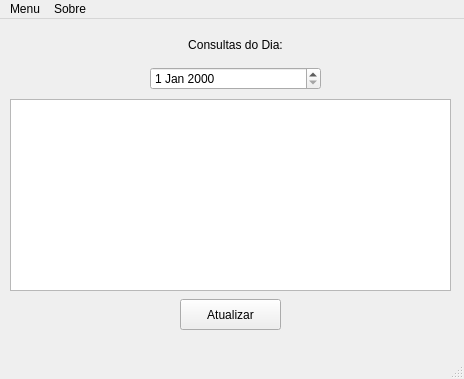
<?xml version="1.0" encoding="UTF-8"?>
<ui version="4.0">
 <class>Menu</class>
 <widget class="QMainWindow" name="Menu">
  <property name="geometry">
   <rect>
    <x>0</x>
    <y>0</y>
    <width>464</width>
    <height>379</height>
   </rect>
  </property>
  <property name="windowTitle">
   <string>Menu</string>
  </property>
  <widget class="QWidget" name="centralwidget">
   <widget class="QWidget" name="verticalLayoutWidget">
    <property name="geometry">
     <rect>
      <x>150</x>
      <y>10</y>
      <width>171</width>
      <height>61</height>
     </rect>
    </property>
    <layout class="QVBoxLayout" name="verticalLayout">
     <item>
      <widget class="QLabel" name="label">
       <property name="text">
        <string>Consultas do Dia:</string>
       </property>
       <property name="alignment">
        <set>Qt::AlignmentFlag::AlignCenter</set>
       </property>
      </widget>
     </item>
     <item>
      <widget class="QDateEdit" name="dataconsultas"/>
     </item>
    </layout>
   </widget>
   <widget class="QListWidget" name="listaconsultas">
    <property name="geometry">
     <rect>
      <x>10</x>
      <y>80</y>
      <width>441</width>
      <height>192</height>
     </rect>
    </property>
   </widget>
   <widget class="QPushButton" name="pushButton">
    <property name="geometry">
     <rect>
      <x>180</x>
      <y>280</y>
      <width>101</width>
      <height>31</height>
     </rect>
    </property>
    <property name="text">
     <string>Atualizar</string>
    </property>
   </widget>
  </widget>
  <widget class="QMenuBar" name="menubar">
   <property name="geometry">
    <rect>
     <x>0</x>
     <y>0</y>
     <width>464</width>
     <height>26</height>
    </rect>
   </property>
   <widget class="QMenu" name="menuMenu">
    <property name="title">
     <string>Menu</string>
    </property>
    <addaction name="actionFuncion_rios"/>
    <addaction name="actionPacientes"/>
    <addaction name="separator"/>
    <addaction name="actionRem_dios"/>
    <addaction name="action_consultas"/>
    <addaction name="separator"/>
    <addaction name="actionReceitas"/>
   </widget>
   <widget class="QMenu" name="menuSobre">
    <property name="title">
     <string>Sobre</string>
    </property>
    <addaction name="actionDesenvolvedor"/>
    <addaction name="actionVers_o"/>
   </widget>
   <addaction name="menuMenu"/>
   <addaction name="menuSobre"/>
  </widget>
  <widget class="QStatusBar" name="statusbar"/>
  <action name="actionFuncion_rios">
   <property name="text">
    <string>Funcionários</string>
   </property>
  </action>
  <action name="actionPacientes">
   <property name="text">
    <string>Pacientes</string>
   </property>
  </action>
  <action name="actionRem_dios">
   <property name="text">
    <string>Remédios</string>
   </property>
  </action>
  <action name="action_consultas">
   <property name="text">
    <string>Consultas</string>
   </property>
  </action>
  <action name="actionReceitas">
   <property name="text">
    <string>Receitas</string>
   </property>
  </action>
  <action name="actionDesenvolvedor">
   <property name="text">
    <string>Desenvolvedor</string>
   </property>
  </action>
  <action name="actionVers_o">
   <property name="text">
    <string>Versão</string>
   </property>
  </action>
 </widget>
 <resources/>
 <connections/>
</ui>
